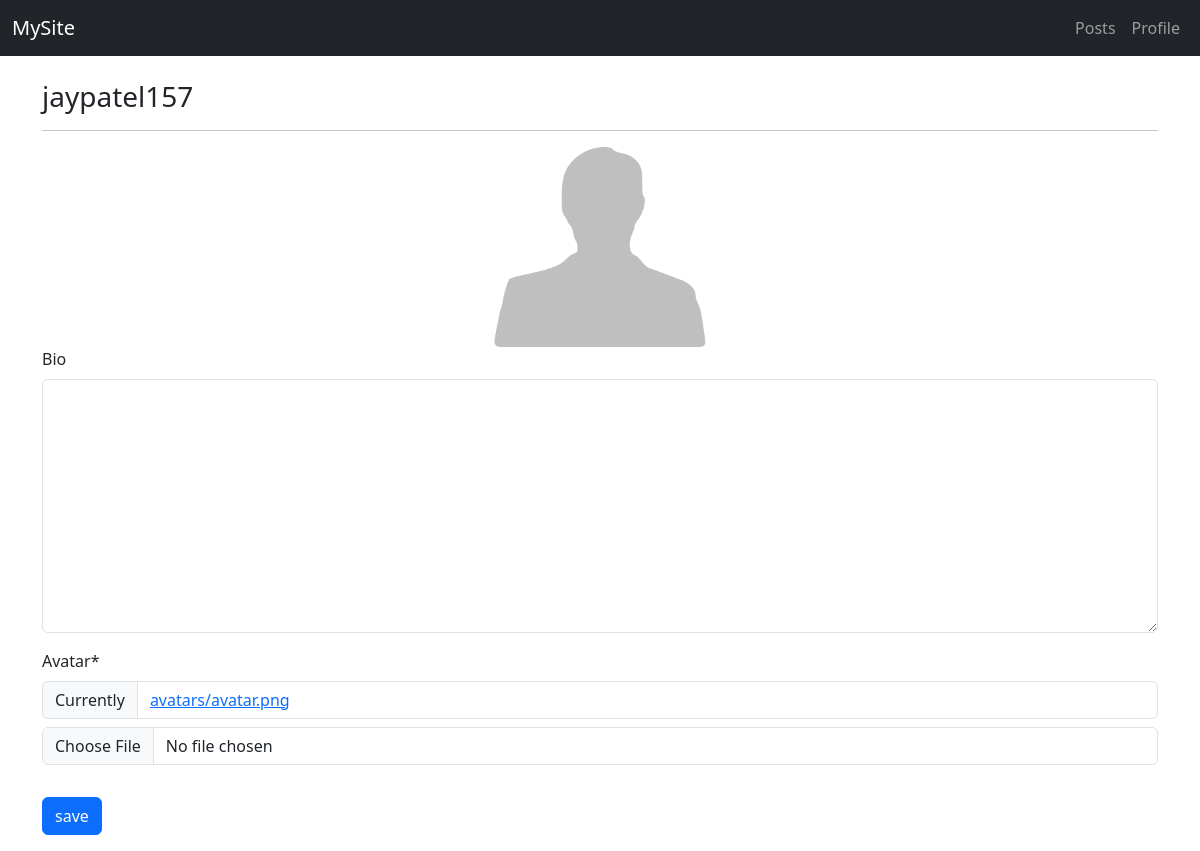
Before: /profiles/my/ (signed in) with the older database file.
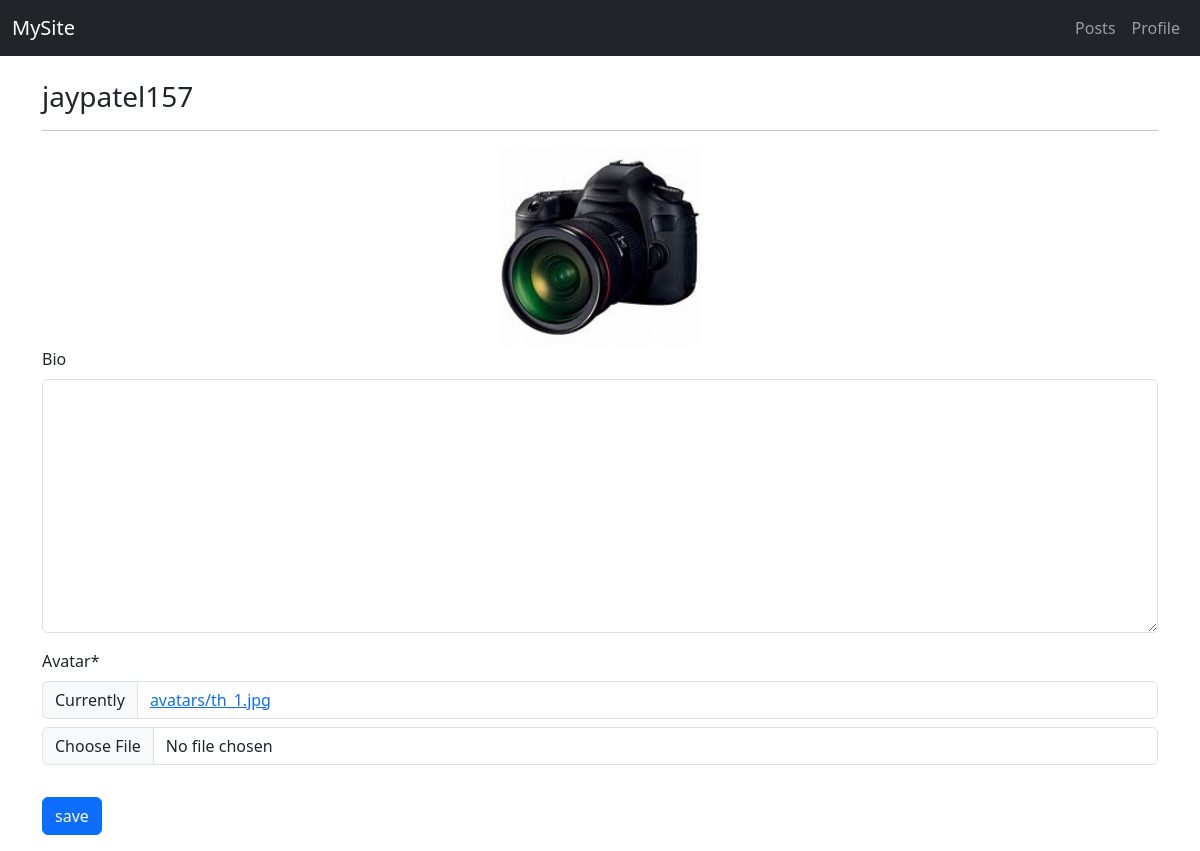
After: the same page with the newer database file.
### profiles/models.py (models this page shows, shortened)
class Profile(models.Model):
    user = models.OneToOneField(User, on_delete=models.CASCADE)
    bio = models.TextField(blank=True)
    avatar = models.ImageField(default='avatar.png', upload_to='avatars')
    updated = models.DateTimeField(auto_now=True)
    created = models.DateTimeField(auto_now_add=True)

### profiles/views.py (the view, shortened to what this page needs)
# urls.py: path('my/', my_profile_view, name='my-profile'),
def my_profile_view(request):
    obj = Profile.objects.get(user=request.user)
    form = ProfileForm(request.POST or None, request.FILES or None, instance=obj)
    context = {
        'obj': obj,
        'form': form,
    }
    return render(request, 'profiles/main.html', context)

### profiles/forms.py
class ProfileForm(forms.ModelForm):
    class Meta:
        model = Profile
        fields = ('bio', 'avatar',)

### profiles/templates/profiles/main.html (shortened to what this page needs)
{% extends "base.html" %}
{% load static %}
{% load crispy_forms_tags %}
{% block content %}
    <h3>{{obj.user}}</h3>
    <hr>
    <div class="text-center" id="avatar-box">
        <img src="{{obj.avatar.url}}" class="rounded" height="200px" width="auto" alt="{{obj.user.username}}">
    </div>
    <form id="profile-form">
        {{form|crispy}}
        <button type="submit" class="btn btn-primary mt-3">save</button>
    </form>
{% endblock content %}

### templates/base.html (shortened to what this page needs)
{% load static %}
<!doctype html>
<html lang="en">
  <head>
    <link href="https://cdn.jsdelivr.net/npm/bootstrap@5.0.0-beta2/dist/css/bootstrap.min.css" rel="stylesheet">
    <link rel="stylesheet" href="{% static 'style.css' %}">
      <link href="https://cdnjs.cloudflare.com/ajax/libs/dropzone/5.9.3/dropzone.min.css" rel="stylesheet">
  </head>
  <body>
    {% include "navbar.html" %}
    <div class="container mt-3 mb-3">
        {% block content %}
        {% endblock content %}
    </div>
  </body>
</html>

### templates/navbar.html (shortened to what this page needs)
{% load static %}
<!DOCTYPE html>
<html lang="en">
<head>
    <link href="https://cdn.jsdelivr.net/npm/bootstrap@5.3.0/dist/css/bootstrap.min.css" rel="stylesheet">
    <link rel="stylesheet" href="{% static 'css/style.css' %}">
</head>
<body>
<nav class="navbar navbar-expand-lg navbar-dark bg-dark mb-4">
    <div class="container-fluid">
        <a class="navbar-brand" href="{% url 'posts:post-list' %}">MySite</a>
        <div class="collapse navbar-collapse" id="navbarNav">
            <ul class="navbar-nav ms-auto">
                <li class="nav-item">
                    <a class="nav-link" href="{% url 'posts:post-list' %}">Posts</a>
                </li>
                <li class="nav-item">
                    <a class="nav-link" href="{% url 'profiles:my-profile' %}">Profile</a>
                </li>
            </ul>
        </div>
    </div>
</nav>
</body>
</html>

Changed rows visible on the page:
changed Profile "jaypatel157": avatar: picture added in place of a placeholder
Other visible differences:
text no longer shown: "Bio Avatar * Currently avatars/avatar.png"
text now shown: "Bio Avatar * Currently avatars/th_1.jpg"
